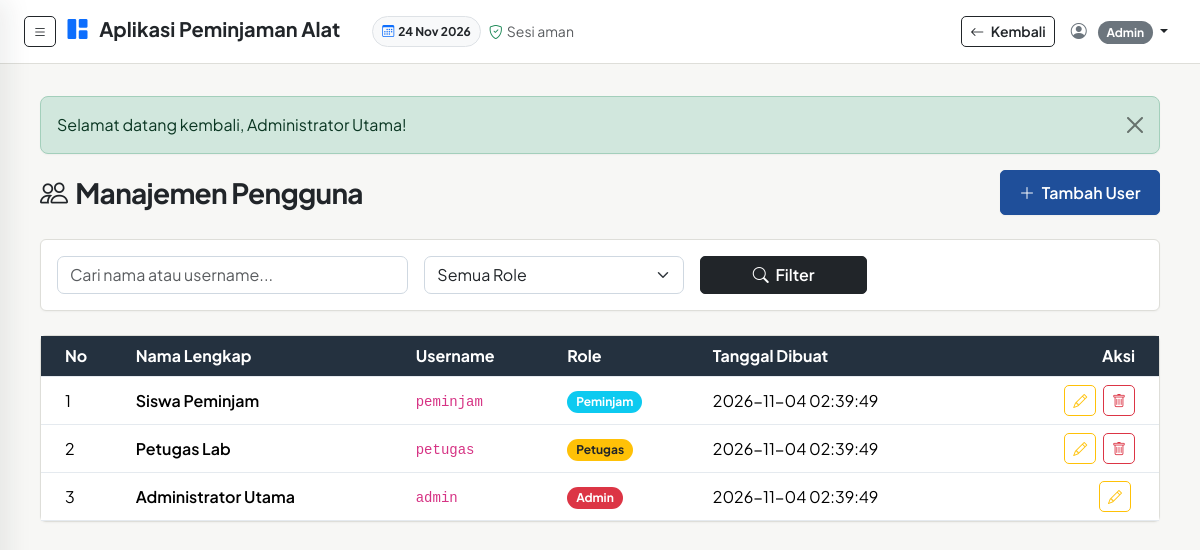
The page /public/index.php?route=admin/users (signed in) on the database its author committed.
### tables this page shows
CREATE TABLE users (
    id_user INT AUTO_INCREMENT PRIMARY KEY,
    nama_lengkap VARCHAR(100) NOT NULL,
    username VARCHAR(50) NOT NULL UNIQUE,
    password VARCHAR(255) NOT NULL,
    role ENUM('admin', 'petugas', 'peminjam') NOT NULL,
    created_at TIMESTAMP DEFAULT CURRENT_TIMESTAMP,
    INDEX idx_username (username),
    INDEX idx_role (role)
);

### controllers/UserController.php (called while the page is built, shortened)
<?php
require_once __DIR__ . '/../models/User.php';
class UserController {
    public function index() {
        $userModel = new User();
        $roleFilter = $_GET['role'] ?? '';
        $search = $_GET['search'] ?? '';
        $users = $userModel->getAll($roleFilter, $search);
        $config = include __DIR__ . '/../config/app.php';
        require_once __DIR__ . '/../views/admin/users/index.php';
    }
}

### public/index.php (called while the page is built, shortened)
<?php
require_once __DIR__ . '/../config/app.php';
require_once __DIR__ . '/../routes/web.php';

### config/app.php (called while the page is built)
<?php
return [
    'app_name' => 'Sistem Peminjaman Lab',
    'app_version' => '1.0.0',
    'base_url' => 'http://localhost/aplikasi-peminjaman/public',
    'denda_per_hari' => 5000.00
];

### config/database.php (called while the page is built)
<?php
class Database {
    private static $instance = null;
    private $pdo;
    private $host = 'localhost';
    private $db_name = 'db_peminjaman';
    private $username = 'root';
    private $password = '';
    private function __construct() {
        try {
            $dsn = "mysql:host=" . $this->host . ";dbname=" . $this->db_name . ";charset=utf8mb4";
            $options = [
                PDO::ATTR_ERRMODE => PDO::ERRMODE_EXCEPTION,
                PDO::ATTR_DEFAULT_FETCH_MODE => PDO::FETCH_ASSOC,
                PDO::ATTR_EMULATE_PREPARES => false,
            ];
            $this->pdo = new PDO($dsn, $this->username, $this->password, $options);
        } catch(PDOException $e) {
            die("Koneksi Database Gagal: " . $e->getMessage());
        }
    }
    public static function getInstance() {
        if (self::$instance === null) {
            self::$instance = new self();
        }
        return self::$instance;
    }
    public function getConnection() {
        return $this->pdo;
    }
}

### models/User.php (called while the page is built, shortened)
<?php
require_once __DIR__ . '/../config/database.php';
class User {
    private $db;
    public function __construct() {
        $this->db = Database::getInstance()->getConnection();
    }
    public function getAll($role = null, $search = null) {
        $sql = "SELECT id_user, nama_lengkap, username, role, created_at FROM users WHERE 1=1";
        $params = [];
        $sql .= " ORDER BY id_user DESC";
        $stmt = $this->db->prepare($sql);
        $stmt->execute($params);
        return $stmt->fetchAll();
    }
}

### views/admin/users/index.php (the view, shortened to what this page needs)
<?php
require_once __DIR__ . '/../../layouts/header.php';
require_once __DIR__ . '/../../layouts/navbar.php';
?>
<div class="d-flex justify-content-between align-items-center mb-4">
    <h3 class="fw-bold text-dark m-0"><i class="bi bi-people me-2"></i>Manajemen Pengguna</h3>
    <a href="<?php echo $config['base_url']; ?>/index.php?route=admin/users/create" class="btn btn-primary shadow-sm">
        <i class="bi bi-plus-lg me-1"></i> Tambah User
    </a>
</div>
<div class="card shadow-sm mb-4">
    <div class="card-body">
        <form method="GET" action="" class="row g-3">
            <div class="col-md-4">
                <input type="text" name="search" class="form-control" placeholder="Cari nama atau username..." value="<?php echo htmlspecialchars($_GET['search'] ?? ''); ?>">
            </div>
            <div class="col-md-3">
                <select name="role" class="form-select">
                    <option value="">Semua Role</option>
                </select>
            </div>
            <div class="col-md-2">
                <button type="submit" class="btn btn-dark w-100"><i class="bi bi-search me-1"></i> Filter</button>
            </div>
        </form>
    </div>
</div>
<div class="card shadow-sm">
    <div class="card-body p-0">
        <div class="table-responsive">
            <table class="table table-hover align-middle mb-0">
                <thead class="table-dark">
                    <tr>
                        <th class="ps-4">No</th>
                        <th>Nama Lengkap</th>
                        <th>Username</th>
                        <th>Role</th>
                        <th>Tanggal Dibuat</th>
                        <th class="text-end pe-4">Aksi</th>
                    </tr>
                </thead>
                <tbody>
                    <?php if (empty($users)): ?>
                        <tr><td colspan="6" class="text-center py-4 text-muted">Tidak ada data pengguna.</td></tr>
                    <?php else: ?>
                        <?php foreach ($users as $index => $u): ?>
                            <tr>
                                <td class="ps-4"><?php echo $index + 1; ?></td>
                                <td class="fw-semibold"><?php echo htmlspecialchars($u['nama_lengkap']); ?></td>
                                <td><code><?php echo htmlspecialchars($u['username']); ?></code></td>
                                <td>
                                    <span class="badge bg-<?php echo ($u['role'] === 'admin') ? 'danger' : (($u['role'] === 'petugas') ? 'warning text-dark' : 'info'); ?> text-capitalize">
                                        <?php echo $u['role']; ?>
                                    </span>
                                </td>
                                <td><?php echo $u['created_at']; ?></td>
                                <td class="text-end pe-4">
                                    <a href="<?php echo $config['base_url']; ?>/index.php?route=admin/users/edit&id=<?php echo $u['id_user']; ?>" class="btn btn-sm btn-outline-warning me-1" title="Edit">
                                        <i class="bi bi-pencil"></i>
                                    </a>
                                    <?php if ($u['id_user'] != $_SESSION['user_id']): ?>
                                        <a href="<?php echo $config['base_url']; ?>/index.php?route=admin/users/delete&id=<?php echo $u['id_user']; ?>" class="btn btn-sm btn-outline-danger" onclick="return confirm('Yakin ingin menghapus pengguna ini?');" title="Hapus">
                                            <i class="bi bi-trash"></i>
                                        </a>
                                    <?php endif; ?>
                                </td>
                            </tr>
                        <?php endforeach; ?>
                    <?php endif; ?>
                </tbody>
            </table>
        </div>
    </div>
</div>
<?php require_once __DIR__ . '/../../layouts/footer.php'; ?>

### views/layouts/header.php (style rules this page uses)
:root { --ov-bg: #f7f7f5; --ov-surface: #ffffff; --ov-text: #171717; --ov-muted: #6b6b67; --ov-border: #deded9; --ov-accent: #1f4f9a; --ov-yellow: #e6b93f; --ov-shadow: 0 1px 2px rgba(23, 23, 23, .04); --ov-transition: all 0.16s ease; }
body { background-color: var(--ov-bg); color: var(--ov-text); font-family: 'Plus Jakarta Sans', sans-serif; min-height: 100vh; }
h1, h2, h3, h4, h5 { font-family: 'Plus Jakarta Sans', sans-serif; font-weight: 700; letter-spacing: -0.025em; }
.card { background-color: var(--ov-surface); border: 1px solid var(--ov-border) !important; border-radius: 6px; box-shadow: var(--ov-shadow) !important; transition: border-color var(--ov-transition), box-shadow var(--ov-transition); }
.btn { border-radius: 5px; font-weight: 600; box-shadow: none !important; transition: background-color var(--ov-transition), border-color var(--ov-transition), color var(--ov-transition); }
.btn-primary { background-color: var(--ov-accent); border-color: var(--ov-accent); padding: .6rem 1.15rem; color: #fff; }
.form-control, .form-select, .input-group-text { border-color: #cfd8e1; border-radius: 7px; }
.badge { border: 0; border-radius: 999px; font-weight: 700; padding: .45em .75em; box-shadow: none; }
.table > :not(caption) > * > * { border-color: #e5eaef; }
.table-dark { --bs-table-bg: #24313f; --bs-table-border-color: #3c4a58; }
.main-content .shadow-sm, .main-content .shadow-lg { box-shadow: var(--ov-shadow) !important; }

### rows shown on the page
users: nama_lengkap "Siswa Peminjam", username "peminjam", role "Peminjam", created_at "2026-11-04 02:39:49"
users: nama_lengkap "Petugas Lab", username "petugas", role "Petugas", created_at "2026-11-04 02:39:49"
users: nama_lengkap "Administrator Utama", username "admin", role "Admin", created_at "2026-11-04 02:39:49"

### other values the page prints
$_SESSION['role'] "Admin"
$flash['message'] "Selamat datang kembali, Administrator Utama!"
